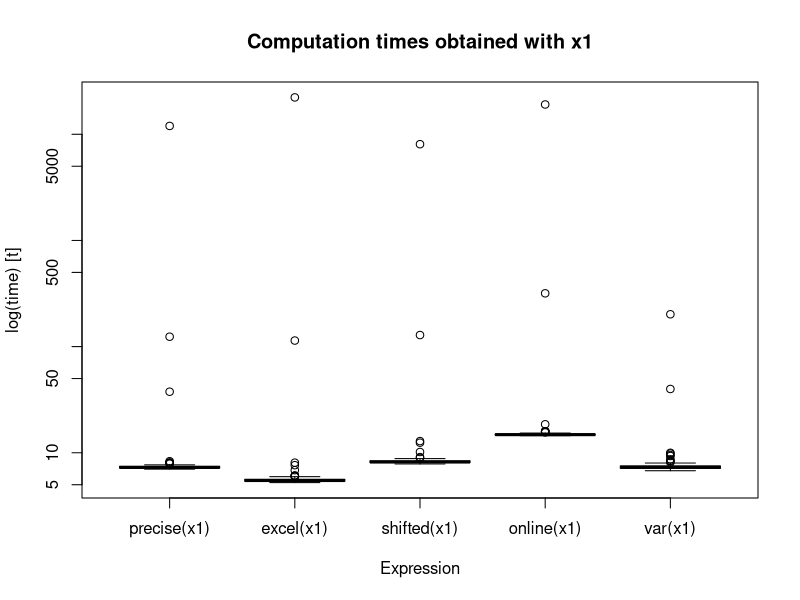
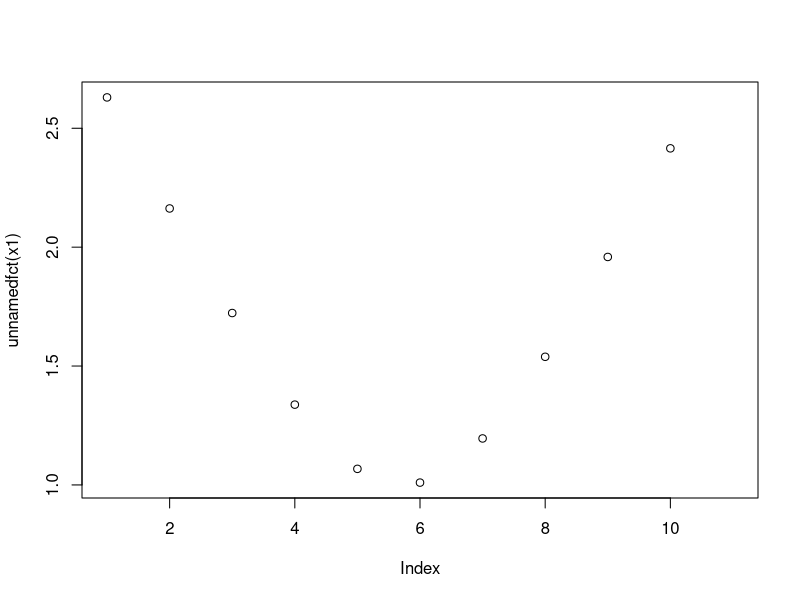

Here is the R script that generated these plots, in order: (Note: this script raises an error after producing the figures.)
## ---- chunk 1
library(microbenchmark)#Allows the use of the microbenchmark library 

set.seed(11220221)#Create random data  
x1 <- rnorm(100)
x2 <- rnorm(100, mean=1000000)
x3 <- rnorm(100, mean=10)
## ---- chunk 2
precise <- function(x) {
  sum <- 0
  n <- length(x)
  
  #First pass: mean calculation
  for (i in x) {
    sum <- sum + i
  }
  mean <- sum/n
  
  variance <- 0
  #Second pass: variance calculation
  for(i in x) {
    variance <- variance + (i - mean)^2
  }
  variance <- variance/(n-1)
  return(variance)
}
## ---- chunk 3
excel <- function(x) {
  P1 <- 0
  P2 <- 0
  n <- length(x)
  variance <- 0
  
  for (i in x) {
    P1 <- P1 + i^2
    P2 <- P2 + i
  }
  P2 <- (P2^2)/n
  variance <- (P1-P2)/(n-1)
  return(variance)
}
## ---- chunk 4
shifted <- function(x, c=x[1]) {
  P1 <- 0
  P2 <- 0
  n <- length(x)
  variance <- 0
  
  for (i in x) {
    P1 <- P1 + (i-c)^2
    P2 <- P2 + i-c
  }
  P2 <- (P2^2)/n
  variance <- (P1-P2)/(n-1)
  return(variance)
}

## ---- chunk 5
online <- function(x) {
  #initalisation 
  n <- 2
  mean <- (x[1]+x[2])/2
  variance <- (x[1]-mean)^2 + (x[2]-mean)^2
  
  for (i in 3:length(x)) {
    n <- n+1
    variance <- ((n-2)/(n-1)) * variance + ((x[i]-mean)^2/n)
    mean <- mean + (x[i]-mean)/n
  }
  return(variance)
}
## ---- chunk 6
variances <- function(x){
  return(c(precise(x), excel(x), shifted(x), online(x),var(x)))
}
## ---- chunk 7
micro <- microbenchmark(precise(x1), excel(x1), shifted(x1), online(x1),var(x1),  times=100)
knitr::kable(summary(micro))

boxplot(micro, main="Computation times obtained with x1")
## ---- chunk 8
start_time <- Sys.time()
invisible(excel(x1))
end_time <- Sys.time()
computation_time = end_time-start_time
print(computation_time)
## ---- chunk 9
condition_number <- function(mean, n , S){
  return(sqrt(1+(mean^2*n)/S))
}
## ---- chunk 10
unnamedfct <- function(x){
  minimum <- min(x)
  maximum <- max(x)
  c_list <- seq(from=minimum, to=maximum, length.out=10)
  condition_numb <- c(0:10)
  for(i in 0:length(c_list)+1){
    mean <- mean(x) - c_list[i]
    n <- 100
    S <- shifted(x,c_list[i])*(n-1)
    condition_numb[i] <- condition_number(mean, n ,S)
  }
  return(condition_numb)
}

plot(unnamedfct(x1))

## ---- chunk 11
library(xtable)

res <- matrix(c(wrapper(x1),wrapper(x2)), ncol=5, byrow=TRUE)
res <- as.table(res)
col_name <- c("precise", "excel", "shifted", "online", "var")
raw_name <- c("x1","x2")
rownames(res) <- raw_name
colnames(res) <- col_name
knitr::kable(res, caption = "Variance calulation")
## ---- chunk 12
microx2 <- microbenchmark(precise(x2), excel(x2), shifted(x2), online(x2),var(x2),  times=100)
knitr::kable(summary(microx2))
## ---- chunk 13

boxplot(microx2, main="Computation times obtained with x2")


## ---- chunk 14

equal_matrix <- function(tab, raw_col_name=c(1:length(tab)),tolerance=1e-05){
  res <- matrix(0, nrow = length(tab), ncol = length(tab))
  for (i in 1:length(tab)){
    for (j in 1:length(tab)){
      comp <- all.equal(tab[i],tab[j],tolerance)
      if(comp == TRUE){
        res[i,j] <- 1
      }
    }
  }
  rownames(res) <- raw_col_name
  colnames(res) <- raw_col_name
  return(res)
}
## ---- chunk 15
knitr::kable(equal_matrix(as.vector(c(res[1,])),colnames(res)), caption = "X1 result comparison")
## ---- chunk 16
knitr::kable(equal_matrix(as.vector(c(res[2,])),colnames(res)), caption = "X2 result comparison")
## ---- chunk 17
condition_number(precise,x2)
condition_number(excel,x1)
condition_number(online,x3)
condition_number(var,x2)
condition_number(shifted,x2)
